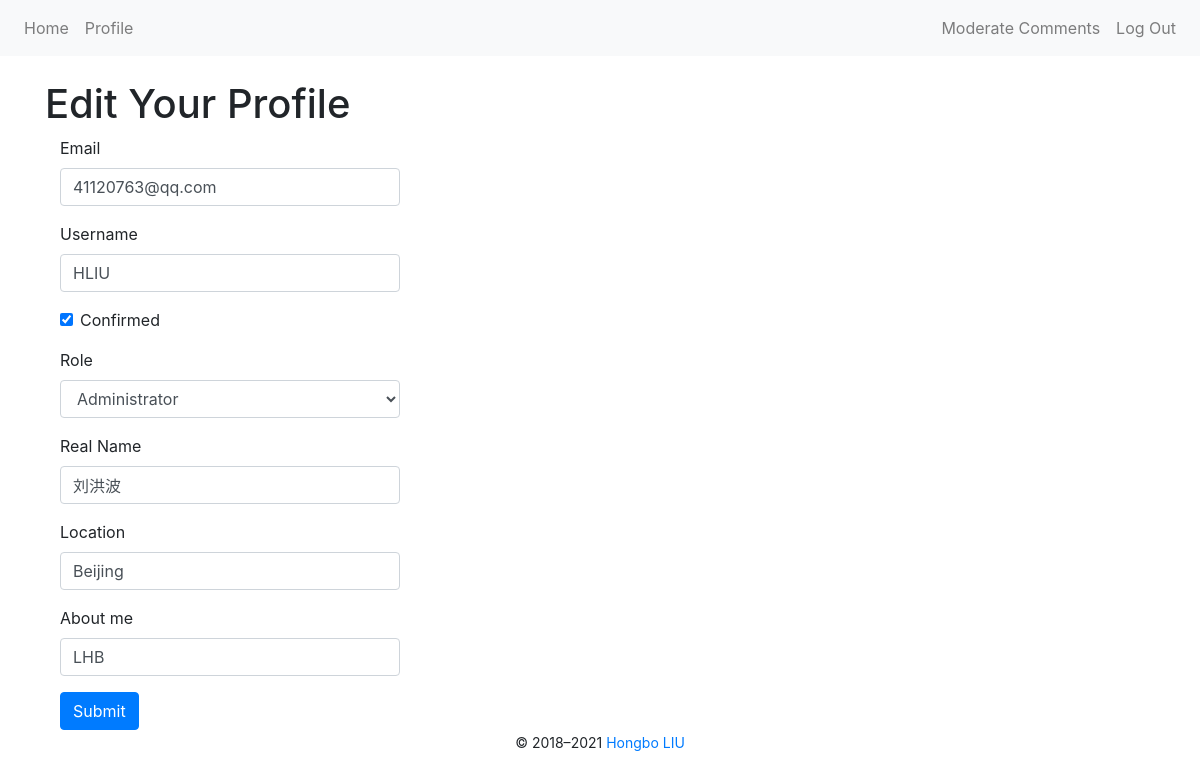
The app's page /edit-profile/6 (signed in) with its own data.
### app/models.py (models this page shows, shortened)
class User(UserMixin, db.Model):
    __tablename__ = 'users'
    id = db.Column(db.Integer, primary_key=True)
    email = db.Column(db.String(64), unique=True, index=True)
    username = db.Column(db.String(64),  unique=True, index=True)
    password_hash = db.Column(db.String(128))
    role_id = db.Column(db.Integer, db.ForeignKey('roles.id'))
    confirmed = db.Column(db.Boolean, default=False)
    name = db.Column(db.String(64))
    location = db.Column(db.String(64))
    about_me = db.Column(db.Text())
    member_since = db.Column(db.DateTime(), default=datetime.utcnow)
    last_seen = db.Column(db.DateTime(), default=datetime.utcnow)
    posts = db.relationship('Post', backref='author', lazy='dynamic')
    followed = db.relationship('Follow', foreign_keys=[Follow.follower_id],
                               backref=db.backref('follower', lazy='joined'),
                               lazy='dynamic', cascade='all, delete-orphan')
    follower = db.relationship('Follow', foreign_keys=[Follow.followed_id],
                               backref=db.backref('followed', lazy='joined'),
                               lazy='dynamic', cascade='all, delete-orphan')
    comments = db.relationship('Comment', backref='author',lazy='dynamic')
    @property
    def password(self):
        raise AttributeError('Password is not a readable attribute')
    def can(self, perm):
        return self.role is not None and self.role.has_permission(perm)
    def ping(self):
        self.last_seen = datetime.utcnow()
        db.session.add(self)
        db.session.commit()

### app/main/views.py (the view, shortened to what this page needs)
@main.route('/edit-profile/<int:id>', methods=['GET', 'POST'])
@login_required
@admin_required
def edit_profile_admin(id):
    user = User.query.get_or_404(id)
    form = EditProfileAdminForm(user=user)
    form.email.data = user.email
    form.username.data = user.username
    form.confirmed.data = user.confirmed
    form.role.data = user.role_id
    form.name.data = user.name
    form.location.data = user.location
    form.about_me.data = user.about_me
    return render_template('edit_profile.html', form=form, user=user)

### app/main/forms.py (shortened to what this page needs)
class EditProfileAdminForm(FlaskForm):
    email = StringField('Email', validators=[DataRequired(), Length(1 ,64), Email()])
    username = StringField('Username', validators=[
        DataRequired(), Length(1, 64),
        Regexp('^[A-Za-z][A-Za-z0-9_.]*$', 0, 'Usernames must have only letters, numbers, dots or underscores')])
    confirmed = BooleanField('Confirmed')
    role = SelectField('Role', coerce=int)
    name = StringField('Real Name', validators=[Length(0, 64)])
    location = StringField('Location', validators=[Length(0, 64)])
    about_me = TextField('About me')
    submit = SubmitField('Submit')
    def __init__(self, user, *args, **kwargs):
        super(EditProfileAdminForm, self).__init__(*args, **kwargs)
        self.role.choices = [(role.id, role.name)
                             for role in Role.query.order_by(Role.name).all()]
        self.user = user

### app/auth/views.py (called while the page is built)
@auth.before_app_request
def before_request():
    if current_user.is_authenticated:
        current_user.ping()
        if not current_user.confirmed and request.blueprint != 'auth' and request.endpoint != 'static':
            return redirect(url_for('auth.unconfirmed'))

### app/main/__init__.py (called while the page is built)
@main.app_context_processor
def inject_permissions():
    return dict(Permission=Permission)

### app/models.py (called while the page is built)
@login_manager.user_loader
def load_user(user_id):
    return User.query.get(int(user_id))

    def has_permission(self, perm):
        return self.permissions & perm == perm

### app/templates/edit_profile.html (shortened to what this page needs)
{% extends "base.html" %}
{% from 'bootstrap/form.html' import render_form %}
{% block page_content %}
<div class="page-header">
    <h1>Edit Your Profile</h1>
</div>
<div class="col-md-4">
    {{ render_form(form) }}
</div>
{% endblock %}

### app/templates/nav.html
    <nav class="navbar navbar-expand-lg navbar-light bg-light mb-4">
        <div class="collapse navbar-collapse" id="navbarSupportedContent">
            <div class="navbar-nav mr-auto">
                {{ render_nav_item('main.index', 'Home') }}
                {{ render_nav_item('main.user', 'Profile', username=current_user.username) }}
            </div>
            <div class="navbar-nav ml-auto">
                {% if current_user.can(Permission.MODERATE) %}
                {{ render_nav_item('main.moderate', 'Moderate Comments') }}
                {% endif %}
                {% if current_user.is_authenticated %}
                {{ render_nav_item('auth.logout', 'Log Out') }}
                {% else %}
                {{ render_nav_item('auth.login', 'Log In') }}
                {% endif %}
            </div>
        </div>
    </nav>

### records on screen
User: username "Profile"
User: email "41120763@qq.com", username "HLIU", confirmed "☑", role "Administrator", name "刘洪波", location "Beijing", about_me "LHB"

### other values on screen
{{ render_nav_item('main.index', 'Home') }} "Home"
{{ render_nav_item('main.moderate', 'Moderate Comments') }} "Moderate Comments"
{{ render_nav_item('auth.logout', 'Log Out') }} "Log Out"
